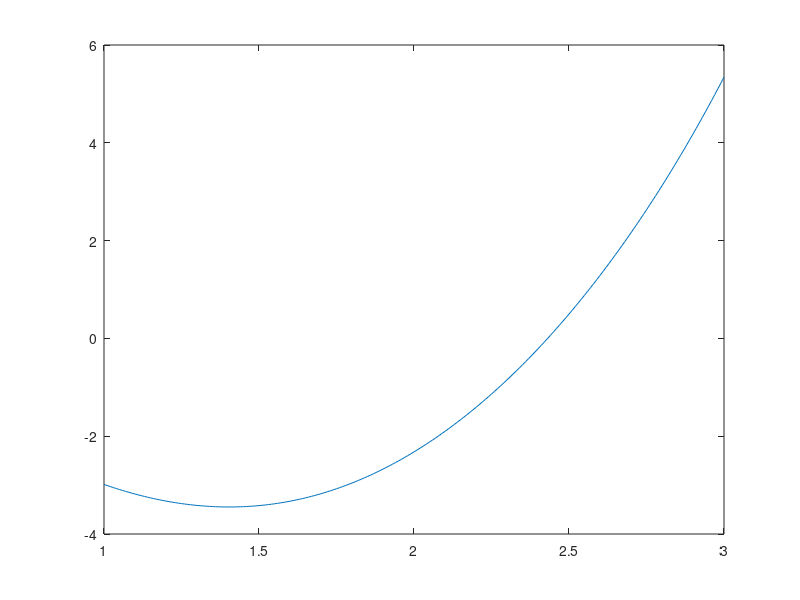

Reproduce this figure in MATLAB. (Note: this script raises an error after producing the figure.)
% Oppgave 5b og c)
% Skriptet bruker halvveringsmetoden til å finne løsningen til likningen
% oppgitt i oppgaven. 

% Løser likningen med halveringsmetoden:

% Endepunkt:
a=1;
b=3;

% Funksjonen: 
funk = @(x) exp(x.^2/5)-5*sin(x);

% Funksjonsverdiene:
Fa=funk(a);
Fb=funk(b);

% Presisjon:
P=1e-5;

% Antall iterasjoner:
Iterasjoner=ceil(log(b-a)/P/log(2)-1)   
% Viser seg å bli 99999 iterasjoner.

for n=1:Iterasjoner
 c=(a+b)/2;             % Midtpunkt
 Fc=funk(c);            % Verdi i midtpunkt
 if Fa*Fc>0             % Sjekker fortegn for funksjonsverdiene
     a=c;
 else
     b=c;
 end
end

% Svar: 
x=(a+b)/2;              % = 2.4311

% Visuell fremstilling med linjen x = 2.4311:
x=1:0.01:3;
f=exp(x.^2/5)-5*sin(x);
plot(x,f)
xline(2.4311)
grid on
set (gca,'fontsize',16)
xlabel('x')
ylabel('Funksjonen')

